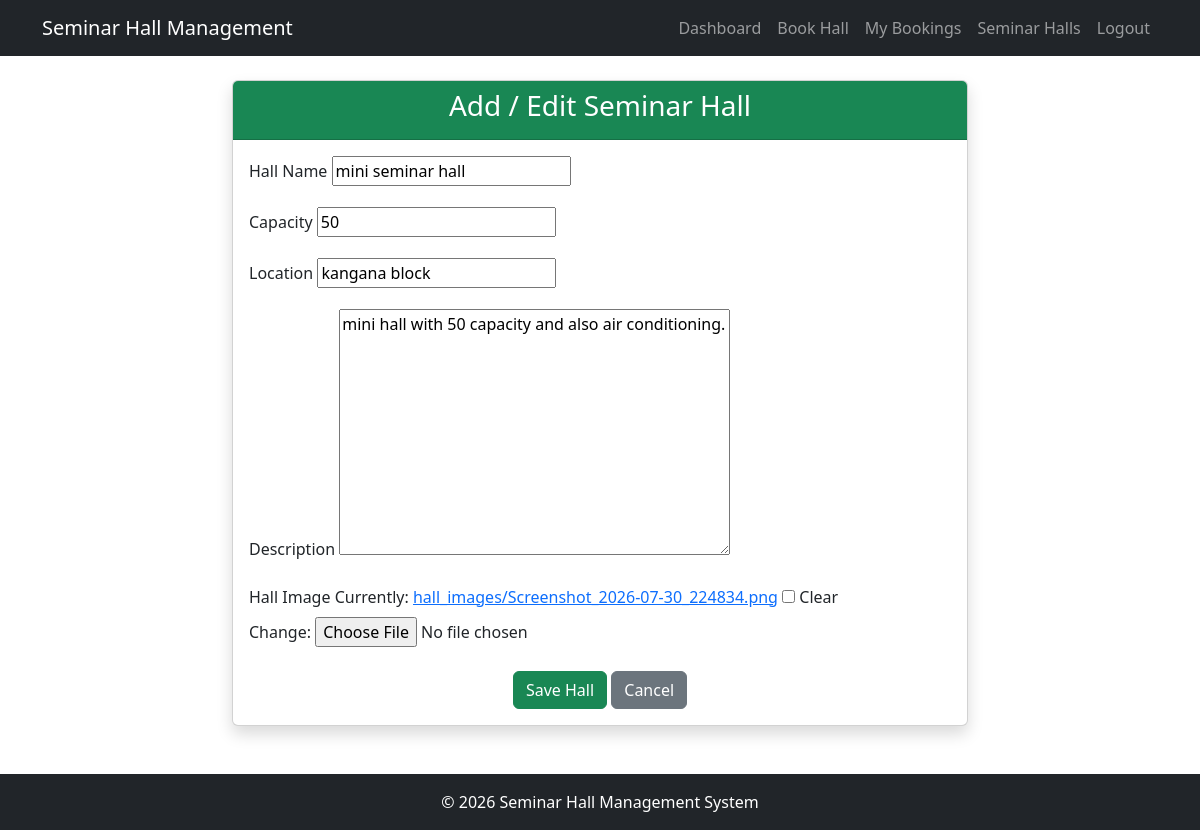
The app's page /edit-hall/6/ (signed in) with its own data.
### accounts/models.py (models this page shows, shortened)
class SeminarHall(models.Model):
    hall_name = models.CharField(max_length=100)
    capacity = models.IntegerField()
    location = models.CharField(max_length=100)
    description = models.TextField()
    image = models.ImageField(upload_to='hall_images/', blank=True, null=True)

### accounts/views.py (the view)
# urls.py: path('edit-hall/<int:id>/', views.edit_hall, name='edit_hall'),
@login_required
def edit_hall(request, id):
    hall = get_object_or_404(SeminarHall, id=id)
    if request.method == "POST":
        form = SeminarHallForm(
    request.POST,
    request.FILES,
    instance=hall
)
        if form.is_valid():
            form.save()
            return redirect('hall_list')
    else:
        form = SeminarHallForm(instance=hall)
    return render(request, 'accounts/hall_form.html', {'form': form})

### accounts/forms.py
class SeminarHallForm(forms.ModelForm):
    class Meta:
        model = SeminarHall
        fields = [
            'hall_name',
            'capacity',
            'location',
            'description',
            'image'
        ]

### accounts/templates/accounts/hall_form.html (shortened to what this page needs)
{% extends 'accounts/base.html' %}
{% block content %}
<div class="row justify-content-center">
    <div class="col-md-8">
        <div class="card shadow">
            <div class="card-header bg-success text-white text-center">
                <h3>Add / Edit Seminar Hall</h3>
            </div>
            <div class="card-body">
                <form method="POST" enctype="multipart/form-data">
                    <div class="mb-3">
                        <label class="form-label">Hall Name</label>
                        {{ form.hall_name }}
                    </div>
                    <div class="mb-3">
                        <label class="form-label">Capacity</label>
                        {{ form.capacity }}
                    </div>
                    <div class="mb-3">
                        <label class="form-label">Location</label>
                        {{ form.location }}
                    </div>
                    <div class="mb-3">
                        <label class="form-label">Description</label>
                        {{ form.description }}
                    </div>
                    <div class="mb-3">
                        <label class="form-label">Hall Image</label>
                        {{ form.image }}
                    </div>
                    <div class="text-center mt-4">
                        <button type="submit" class="btn btn-success">
                            Save Hall
                        </button>
                        <a href="{% url 'hall_list' %}" class="btn btn-secondary">
                            Cancel
                        </a>
                    </div>
                </form>
            </div>
        </div>
    </div>
</div>
{% endblock %}

### records on screen
SeminarHall: hall_name "mini seminar hall", capacity "50", location "kangana block", description "mini hall with 50 capacity and also air conditioning."
